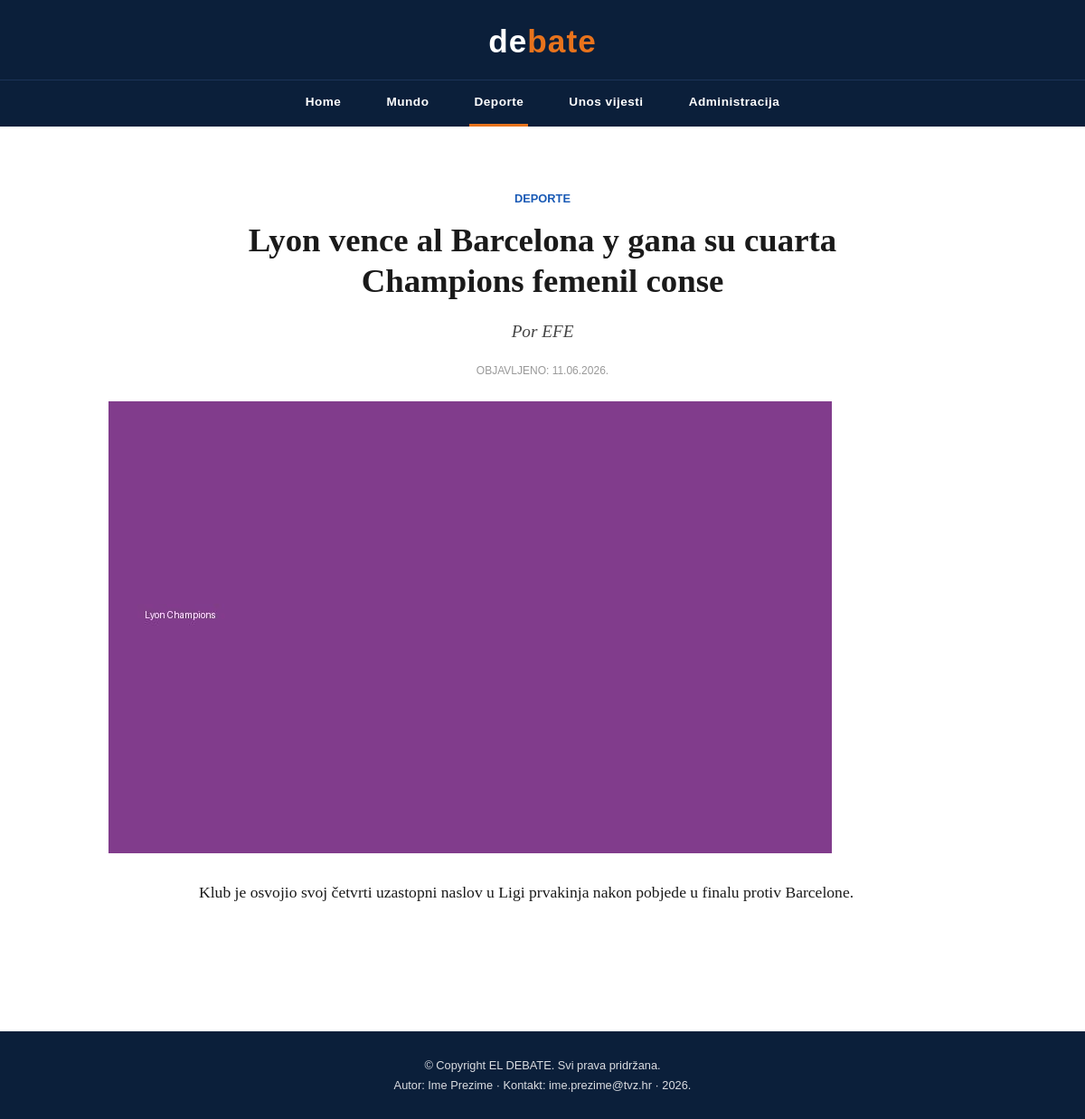
The app's page /projekt/clanak.php?id=8 with its own data.
### tables this page shows
CREATE TABLE `vijesti` (
  `id` int(11) NOT NULL,
  `datum` varchar(32) NOT NULL,
  `naslov` varchar(64) NOT NULL,
  `sazetak` text NOT NULL,
  `tekst` text NOT NULL,
  `slika` varchar(64) NOT NULL,
  `kategorija` varchar(64) NOT NULL,
  `arhiva` tinyint(1) NOT NULL DEFAULT 0
);

### projekt/clanak.php (the view, shortened to what this page needs)
<?php
include 'connect.php';
$id = isset($_GET['id']) ? (int)$_GET['id'] : 0;
$sql = "SELECT * FROM vijesti WHERE id = ?";
$stmt = mysqli_stmt_init($dbc);
$row = null;
if (mysqli_stmt_prepare($stmt, $sql)) {
    mysqli_stmt_bind_param($stmt, 'i', $id);
    mysqli_stmt_execute($stmt);
    $result = mysqli_stmt_get_result($stmt);
    $row = mysqli_fetch_array($result);
}
include 'header.php';
?>
<main>
<?php if ($row): ?>
    <section class="clanak-header">
        <p class="category"><span><?php echo htmlspecialchars(ucfirst($row['kategorija'])); ?></span></p>
        <h1 class="title"><?php echo htmlspecialchars($row['naslov']); ?></h1>
        <p class="about"><i><?php echo htmlspecialchars($row['sazetak']); ?></i></p>
        <p class="autor-info">OBJAVLJENO: <?php echo htmlspecialchars($row['datum']); ?></p>
    </section>
    <section class="clanak-slika">
        <img src="<?php echo UPLPATH . htmlspecialchars($row['slika']); ?>" alt="<?php echo htmlspecialchars($row['naslov']); ?>">
    </section>
    <section class="clanak-sadrzaj">
        <?php
        $paragrafi = explode("\n", $row['tekst']);
        foreach ($paragrafi as $p) {
            $p = trim($p);
            if ($p !== '') {
                echo '<p>' . nl2br(htmlspecialchars($p)) . '</p>';
            }
        }
        ?>
    </section>
<?php else: ?>
    <p style="padding:40px;text-align:center;">Traženi članak ne postoji.</p>
<?php endif; ?>
</main>
<?php
include 'footer.php';
?>

### projekt/style.css (style rules this page uses)
* { margin: 0; padding: 0; box-sizing: border-box; }
body { font-family: 'Georgia', 'Times New Roman', serif; background-color: #ffffff; color: #1a1a1a; line-height: 1.5; }
img { max-width: 100%; display: block; }
main { max-width: 1200px; margin: 0 auto; padding: 30px 20px; }
.clanak-header { max-width: 800px; margin: 40px auto 0; padding: 0 20px; text-align: center; }
.clanak-header .category { font-family: 'Arial', sans-serif; font-size: 0.8rem; font-weight: bold; color: #1859b5; text-transform: uppercase; margin-bottom: 15px; }
.clanak-header .category span { color: #1859b5; }
.clanak-header h1.title { font-size: 2.3rem; line-height: 1.2; margin-bottom: 20px; color: #1a1a1a; }
.clanak-header p.about, .clanak-header .about i { font-size: 1.2rem; color: #444; font-style: italic; margin-bottom: 20px; }
.clanak-header .autor-info { font-family: 'Arial', sans-serif; font-size: 0.75rem; color: #999; text-transform: uppercase; margin-bottom: 25px; }
.clanak-slika { max-width: 1000px; margin: 0 auto 30px; padding: 0 20px; }
.clanak-sadrzaj { max-width: 800px; margin: 0 auto; padding: 0 20px 50px; font-size: 1.1rem; }
.clanak-sadrzaj p { margin-bottom: 20px; }

### records on screen
vijesti: kategorija "DEPORTE", naslov "Lyon vence al Barcelona y gana su cuarta Champions femenil conse", sazetak "Por EFE", datum "11.06.2026.", slika (picture), tekst "Klub je osvojio svoj četvrti uzastopni naslov u Ligi prvakinja nakon pobjede u finalu protiv Barcelone."
